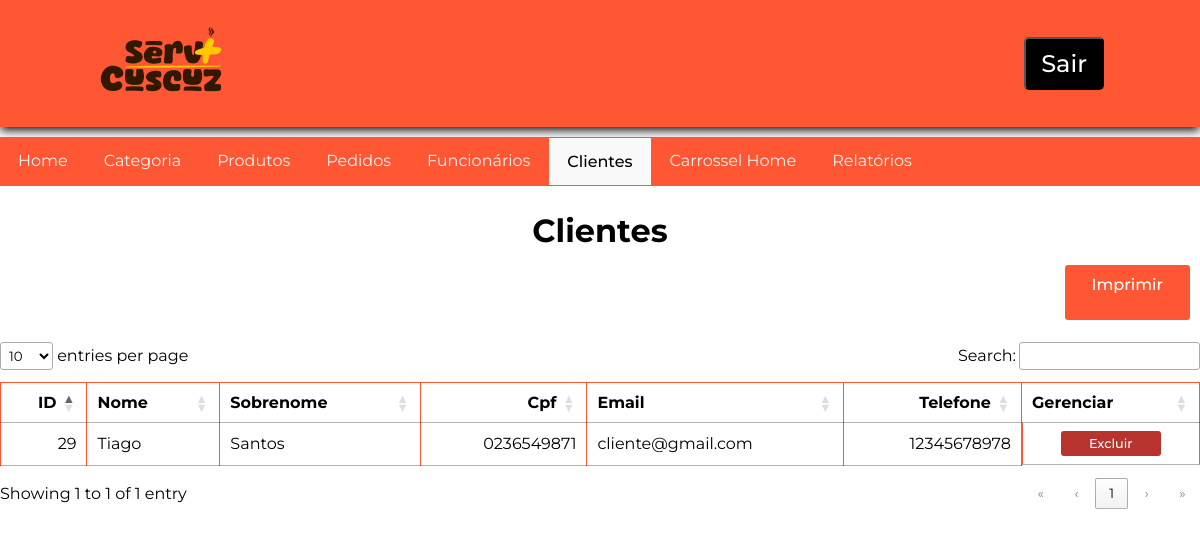
Page /view/admin/listaCliente.php (signed in) on the earlier database version.
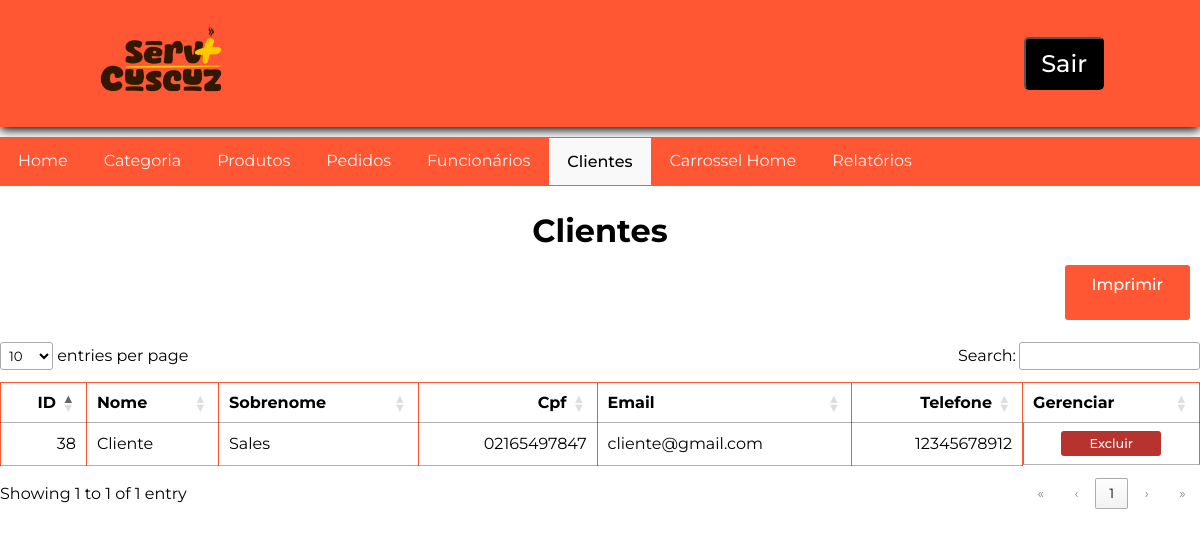
Same page on the later database version.
### tables this page shows
CREATE TABLE `t_cliente` (
  `id` int(11) NOT NULL,
  `nome` varchar(50) DEFAULT NULL,
  `sobrenome` varchar(100) DEFAULT NULL,
  `cpf` char(14) DEFAULT NULL,
  `email` varchar(100) DEFAULT NULL,
  `telefone` char(20) DEFAULT NULL,
  `data_criacao` timestamp NOT NULL DEFAULT current_timestamp(),
  `data_atualizacao` timestamp NOT NULL DEFAULT current_timestamp() ON UPDATE current_timestamp(),
  `senha` varchar(255) DEFAULT NULL
);

### model/DAO/src/conexaobd.php (called while the page is built, shortened)
<?php
if (!class_exists('Conexao')) {
    class Conexao {
        private static $conexao;
        public static function getInstance(){
            if (!isset(self::$conexao)) {
                try {
                    $options = array(
                        PDO::ATTR_PERSISTENT => true,
                        PDO::MYSQL_ATTR_INIT_COMMAND => 'SET NAMES utf8mb4',
                        PDO::ATTR_ERRMODE => PDO::ERRMODE_EXCEPTION
                    );
                    self::$conexao = new PDO("mysql:host=localhost;dbname=Serv+Cuscuz", "root", "", $options);
                } catch (PDOException $exc) {
                    echo "Erro ao conectar ao banco: " . $exc->getMessage();
                }
            }
            return self::$conexao;
        }
    }
}

### controller/cliente/readClienteController.php (called while the page is built, shortened)
<?php
require_once __DIR__ . "../../../model/DAO/clienteDAO.php";
$clienteDAO = new ClienteDAO();
$clientes = $clienteDAO->listarCliente();
require_once __DIR__ . "../../../view/admin/listaCliente.php";

### model/DAO/clienteDAO.php (called while the page is built, shortened)
<?php
include "src/conexaobd.php";
class ClienteDAO{
    public $pdo = null;
    public function __construct(){
        $this->pdo = Conexao::getInstance();
    }
    public function listarCliente() {
        try {
            $sql = "SELECT * FROM t_cliente";
            $stmt = $this->pdo->prepare($sql);
            $stmt->execute();
            return $stmt->fetchAll(PDO::FETCH_ASSOC);
        } catch (PDOException $e) {
            echo "Erro: " . $e->getMessage();
            return [];
        }
    }
}

### view/admin/listaCliente.php (the view, shortened to what the changed rows need)
<?php
require_once  "../../controller/cliente/readClienteController.php";
?>
<!DOCTYPE html>
<html lang="pt-br">
<head>
    <link rel="stylesheet" href="../../assets/css/headerCadastro.css">
    <link rel="stylesheet" href="../../assets/css/painelControleAdmin.css">
    <link rel="stylesheet" href="../../assets/css/funcionario/dataTable.css">
    <link rel="stylesheet" href="../../assets/css/mensagens/mensagens.css">
</head>
<body>
    <div class="homeAdm">
    <main>
        <h1>Clientes</h1>
        <section>
            <table id="myTable">
                <thead>
                    <tr>
                        <th>ID</th>
                        <th>Nome</th>
                        <th>Sobrenome</th>
                        <th>Cpf</th>
                        <th>Email</th>
                        <th>Telefone</th>
                        <th class="gerenciarAdm">Gerenciar</th>
                    </tr>
                </thead>
                <tbody>
                <?php if (isset($clientes) && is_array($clientes)): ?>
                    <?php foreach ($clientes as $cliente): ?>
                    <tr>
                        <td>
                            <?php echo htmlspecialchars($cliente['id']); ?>
                        </td>
                        <td>
                            <?php echo htmlspecialchars($cliente['nome']); ?>
                        </td>
                        <td>
                            <?php echo htmlspecialchars($cliente['sobrenome']); ?>
                        </td>
                        <td>
                            <?php echo htmlspecialchars($cliente['cpf']); ?>
                        </td>
                        <td>
                            <?php echo htmlspecialchars($cliente['email']); ?>
                        </td>
                        <td>
                            <?php echo htmlspecialchars($cliente['telefone']); ?>
                        </td>
                        <td class="tdOperacao">
                                <div class="alterarExcluir">
                                    <a class="btnexcluir" href="../../controller/cliente/deleteClienteController.php?id=<?= $cliente['id']; ?>" onclick="return confirm('Deseja confirmar a operação?');">Excluir</a>
                                </div>
                        </td>
                    </tr>
                    <?php endforeach; ?>
                <?php endif; ?>
            </table>
        </section>
    </main>
    </div>
</body>
</html>

Differences in the rows shown:
removed t_cliente: id "29", nome "Tiago", sobrenome "Santos", cpf "0236549871", email "cliente@gmail.com", telefone "12345678978"
added t_cliente: id "38", nome "Cliente", sobrenome "Sales", cpf "02165497847", email "cliente@gmail.com", telefone "12345678912"
